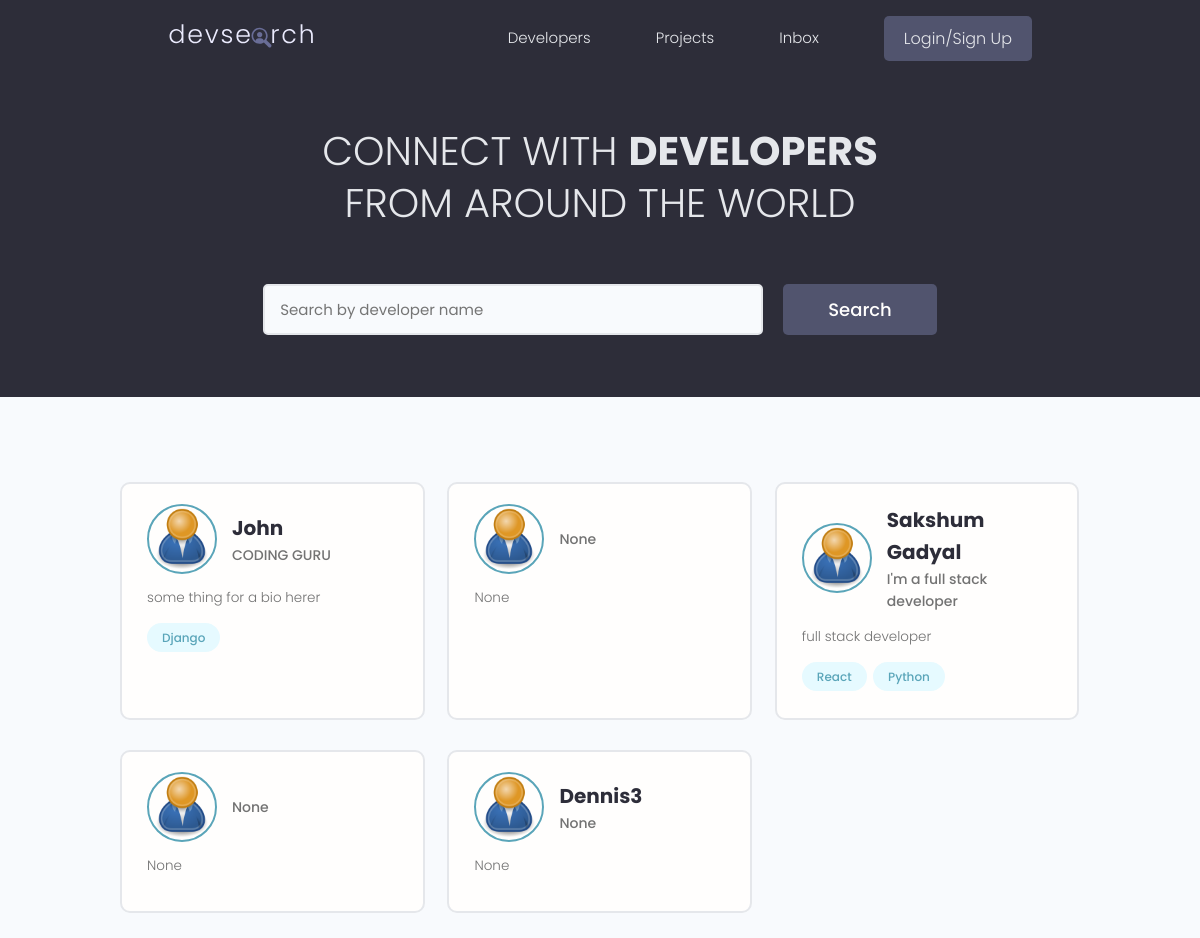
The app's page /, older data.
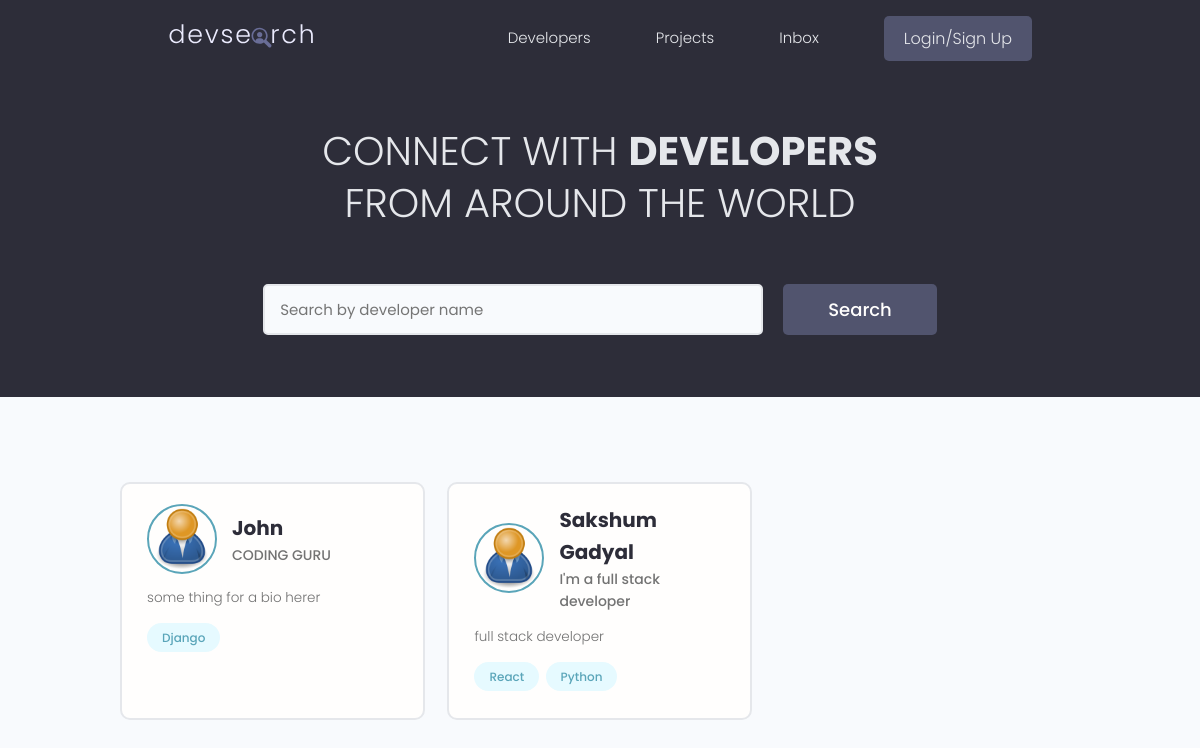
The same page, newer data.
### users/models.py (models this page shows, shortened)
class Profile(models.Model):
    user = models.OneToOneField(User, on_delete=models.CASCADE, null=True,blank=True)
    name = models.CharField(max_length=200, blank=True, null=True)
    email = models.EmailField(max_length=500, blank=True, null=True)
    username = models.CharField(max_length=200, blank=True, null=True)
    location = models.CharField(max_length=200, blank=True, null=True)
    short_intro = models.CharField(max_length=200, blank=True, null=True)
    bio = models.TextField(blank=True, null=True)
    profile_image = models.ImageField(null=True, blank=True,
        upload_to='profiles/',default="profiles/user-default.png")
    social_github = models.CharField(max_length=200, blank=True, null=True)
    social_twitter = models.CharField(max_length=200, blank=True, null=True)
    social_linkedin = models.CharField(max_length=200, blank=True, null=True)
    social_youtube = models.CharField(max_length=200, blank=True, null=True)
    social_website = models.CharField(max_length=200, blank=True, null=True)
    created = models.DateTimeField(auto_now_add=True)
    id = models.UUIDField(default=uuid.uuid4, unique=True,
                            primary_key=True, editable=False)

class Skill(models.Model):
    owner = models.ForeignKey(
        Profile, on_delete=models.CASCADE, null=True, blank=True,)
    name = models.CharField(max_length=200, blank=True, null=True)
    description = models.TextField(null=True, blank=True)
    created = models.DateTimeField(auto_now_add=True)
    id = models.UUIDField(default=uuid.uuid4, unique=True,
                    primary_key=True, editable=False)
    def __str__(self):
        return str(self.name)

### users/views.py (the view)
# urls.py: path('', profiles, name="profiles"),
def profiles(request):
    profiles, search_query = searchProfiles(request)
    context = {'profiles': profiles, 'search_query': search_query}
    return render(request, 'users/profiles.html', context)

### users/utils.py (called while the page is built)
def searchProfiles(request):
     search_query = ''
     if request.GET.get('search_query'):
        search_query = request.GET.get('search_query')
     skills = Skill.objects.filter(name__icontains=search_query)
     profiles = Profile.objects.distinct().filter(Q(name__icontains=search_query) | Q(short_intro__icontains=search_query)
        | Q(skill__in=skills))
     return profiles, search_query

### users/templates/users/profiles.html (shortened to what this page needs)
{% extends 'main.html'%}
{% block content %}
  <main class="home">
    <section class="hero-section text-center">
      <div class="container container--narrow">
        <div class="hero-section__box">
          <h2>CONNECT WITH <span>DEVELOPERS</span></h2>
          <h2>FROM AROUND THE WORLD</h2>
        </div>
        <div class="hero-section__search">
          <form class="form" action="{% url 'profiles' %}" method="get">
            <div class="form__field">
              <input class="input input--text" id="formInput#search" type="text" name="search_query"
                value="{{search_query}}"placeholder="Search by developer name" />
            </div>
            <input class="btn btn--sub btn--lg" type="submit" value="Search" />
          </form>
        </div>
      </div>
    </section>
    <section class="devlist">
      <div class="container">
        <div class="grid grid--three">
            {% for profile in profiles %}
            <div class="column card">
            <div class="dev">
              <a href="{% url 'user-profile' profile.id %}" class="card__body">
                <div class="dev__profile">
                  <img class="avatar avatar--md" src="{{profile.profile_image.url}}" alt="image" />
                  <div class="dev__meta">
                    <h3>{{profile.name}}</h3>
                    <h5>{{profile.short_intro|slice:"60"}}</h5>
                  </div>
                </div>
                <p class="dev__info">{{profile.bio|slice:"150"}}
                </p>
                <div class="dev__skills">
                  {% for skill in profile.skill_set.all|slice:"5" %}
                    <span class="tag tag--pill tag--main">
                    <small>{{skill}}</small>
                  </span>
                  {% endfor %}
                </div>
              </a>
            </div>
          </div>
        {% endfor %}
        </div>
      </div>
    </section>
  </main>
{% endblock content %}

Row changes from the older to the newer data that the page shows:
removed Profile: profile_image (placeholder picture), short_intro "None", bio "None"
removed Profile: profile_image (placeholder picture), short_intro "None", bio "None"
removed Profile: profile_image (placeholder picture), name "Dennis3", short_intro "None", bio "None"
